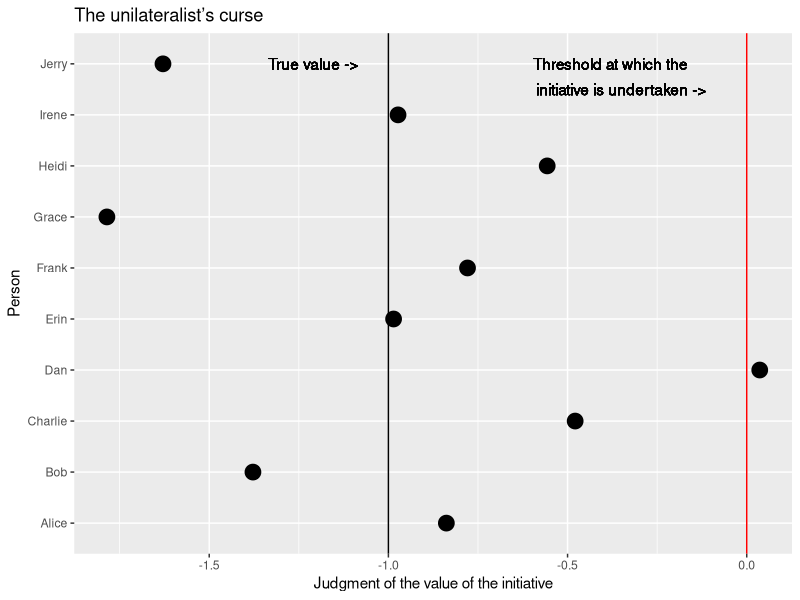

Write R code to recreate this figure.
## ---- chunk 1
library(tidyverse)
set.seed(6)
judgments <- rnorm(n = 10, mean = -1, sd = 0.6)
people <- c("Alice", "Bob", "Charlie", "Dan", "Erin", "Frank", "Grace", "Heidi", "Irene", "Jerry")
unil_data <- data.frame(person = people, judgment = judgments)
ggplot(data = unil_data) + 
        geom_point(aes(x = person, y = judgment), stat = "identity", shape = 19, size = 5) +
        coord_flip() +
        geom_hline(yintercept = -1, color = "black") +
        geom_hline(yintercept = 0, color = "red") + theme(plot.subtitle = element_text(vjust = 1), 
    plot.caption = element_text(vjust = 1)) +labs(title = "The unilateralist’s curse", 
    x = "Person", y = "Judgment of the value of the initiative") +
        geom_text(aes(label = "True value ->", x = 10, y = -1.21)) +
        geom_text(aes(label = "Threshold at which the", x = 10, y = -0.38)) +
        geom_text(aes(label = "initiative is undertaken ->", x = 9.5, y = -0.35))
